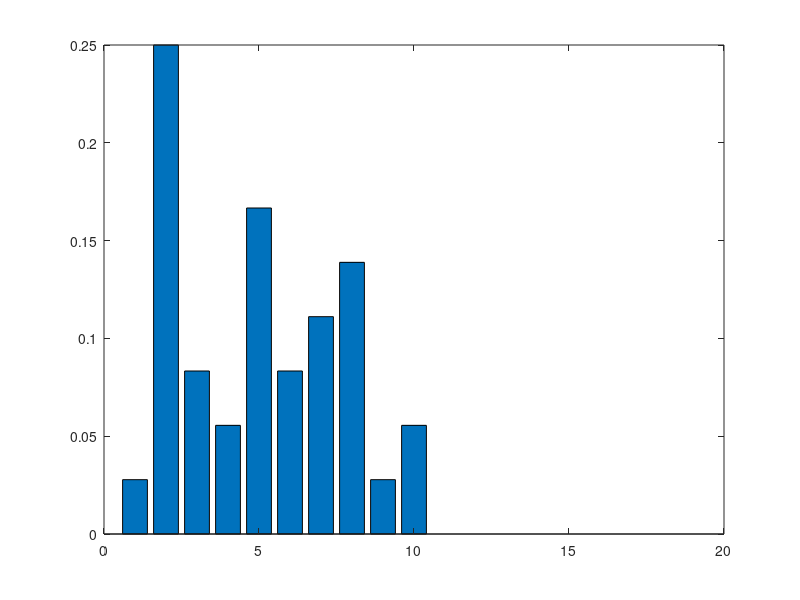
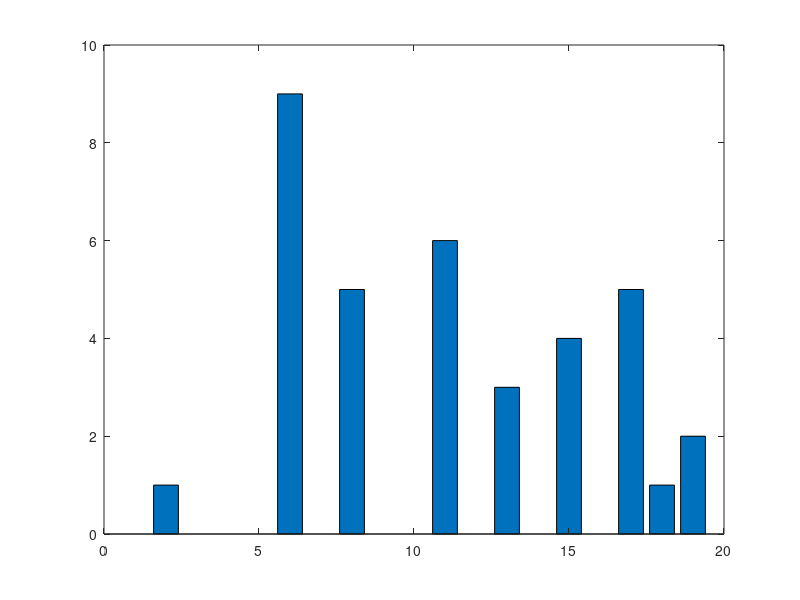

Reproduce these figures in MATLAB, in order.
im=[0 3 3 4 4 4;1 1 1 4 4 5;1 1 1 4 5 5;1 1 1 7 6 6;2 2 7 7 6 6;8 2 7 7 9 9];


h=zeros(19,1);

[l,c]=size(im);

imr=zeros(l,c);


for i=0:18
    [num,aux]=size(find(im==i));
    h(i+1)=num;
end


h=h/(l*c);
figure(2);
bar(h);

P(1)=h(1);
for i=2:19
    
    P(i)=h(i)+P(i-1);
end

P

B=double(im(:));
B
tam=l*c;
tam
i=1:tam;
imr(i)=round(18*P(B(i)+1));
[L C]=size(imr)
imr=reshape(imr,[l,c]);

imr

for i=0:18
    [num,aux]=size(find(imr==i));
    h(i+1)=num;
end


figure(3);
bar(h);

